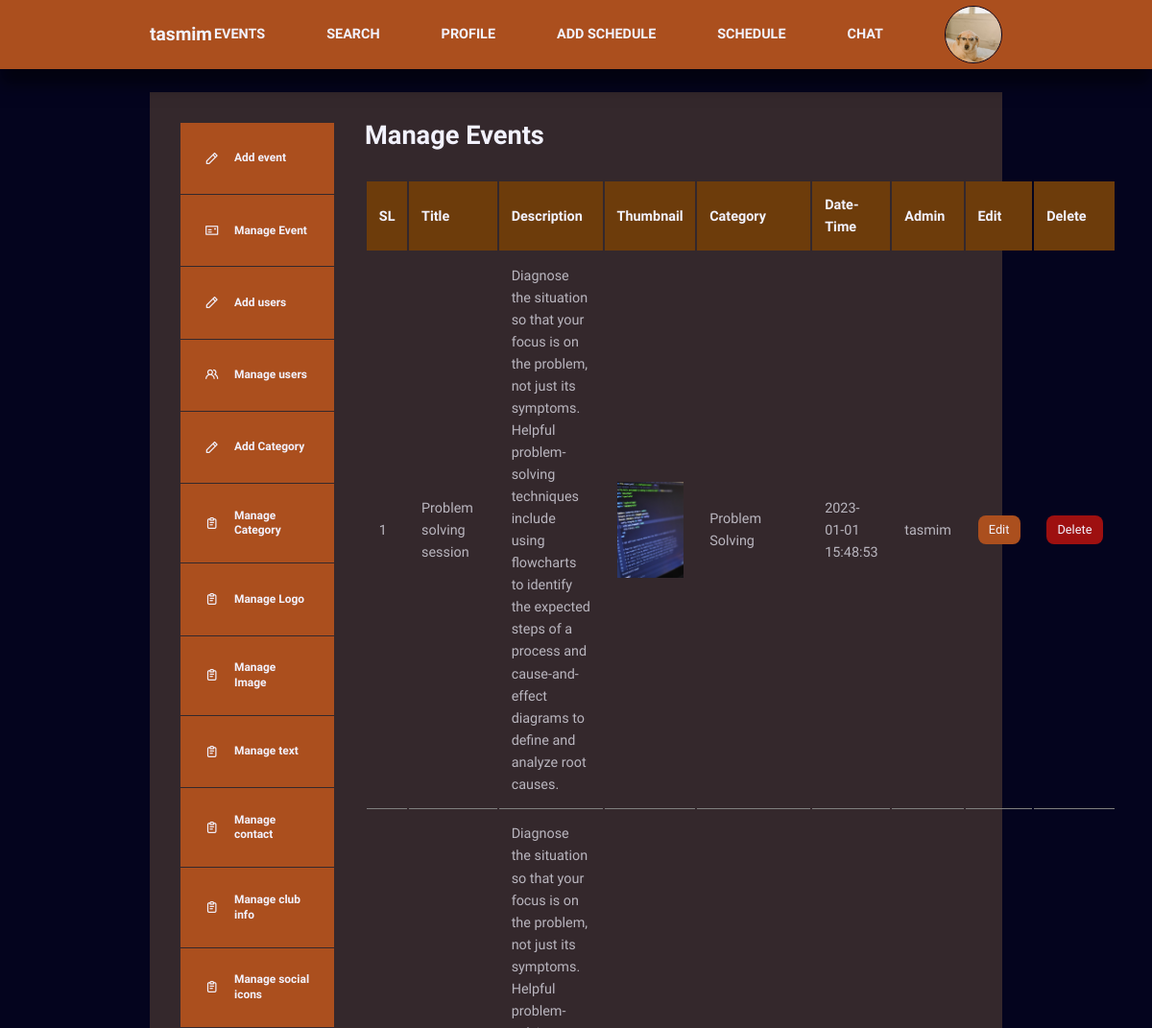
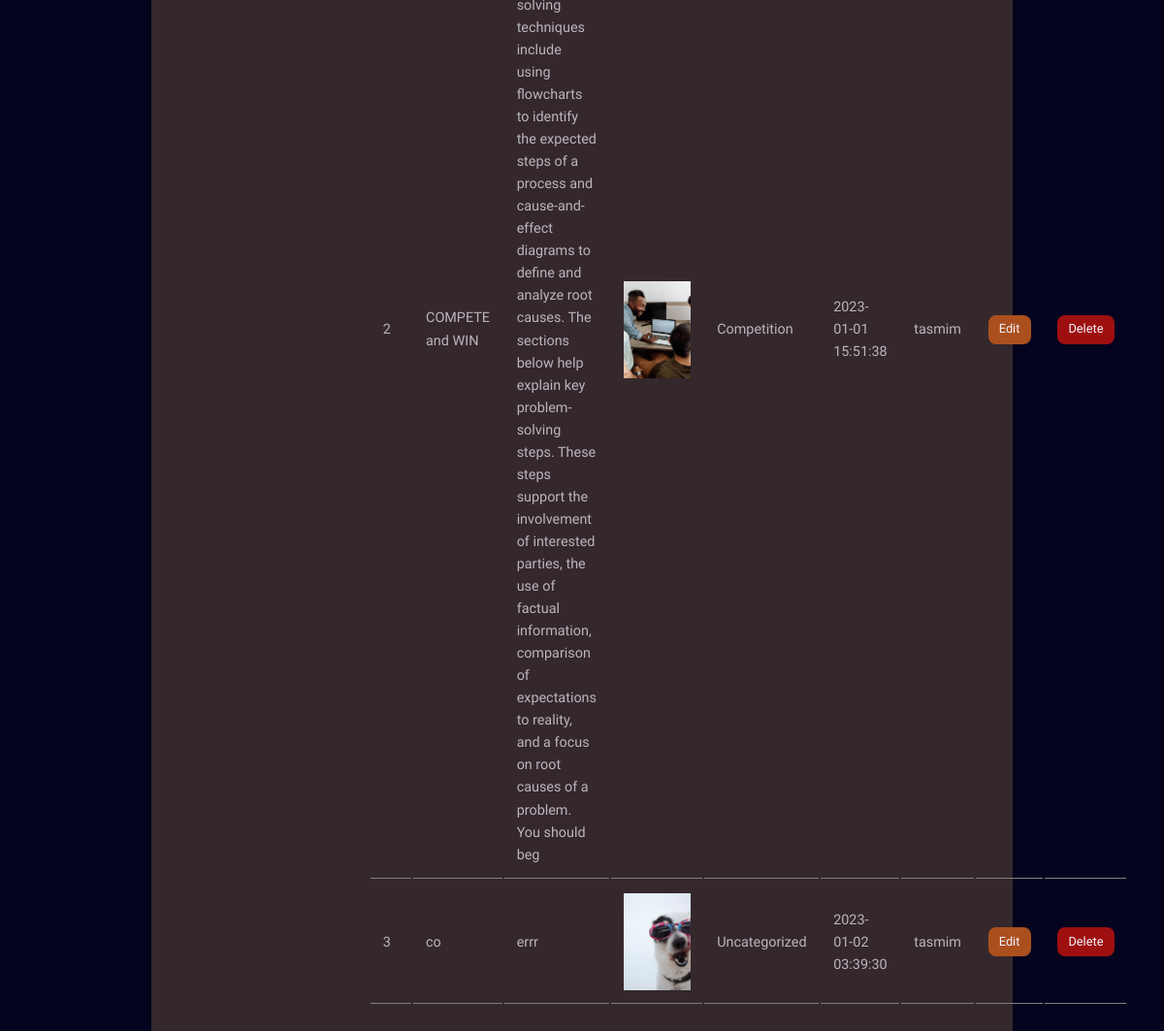
The page /dashboard_events.php (signed in) on the database its author committed (2 pictures, top to bottom).
### tables this page shows
CREATE TABLE `users` (
  `id` int(11) NOT NULL,
  `name` varchar(255) NOT NULL,
  `email` varchar(255) NOT NULL,
  `phone` bigint(255) NOT NULL,
  `password` varchar(255) NOT NULL,
  `user_type` varchar(255) NOT NULL,
  `photo` varchar(255) NOT NULL
);

CREATE TABLE `event_posts` (
  `id` int(11) NOT NULL,
  `title` varchar(255) NOT NULL,
  `description` varchar(500) NOT NULL,
  `thumbnail` varchar(255) NOT NULL,
  `date_time` timestamp NOT NULL DEFAULT current_timestamp(),
  `category_id` int(11) DEFAULT NULL,
  `admin_id` int(11) DEFAULT NULL,
  `is_featured` tinyint(1) NOT NULL
);

CREATE TABLE `category` (
  `id` int(11) NOT NULL,
  `title` varchar(255) NOT NULL,
  `description` varchar(255) NOT NULL
);

### dashboard_events.php (the view, shortened to what this page needs)
<?php
require 'header_one.php';
require 'db.php';
$select_event = "SELECT * FROM event_posts";
$select_event_res = mysqli_query($db_connection, $select_event);
?>
<section class="dashboard">
    <div class="container dashboard__container">
        <aside>
            <ul>
            <li><a href="add_events.php"><i class="uil uil-pen"></i>
                        <h5>Add event</h5>
                    </a></li>
                <li><a href="dashboard_events.php"><i class="uil uil-postcard"></i>
                        <h5>Manage Event</h5>
                    </a></li>
                <li><a href="add_user.php"><i class="uil uil-pen"></i>
                        <h5>Add users</h5>
                    </a></li>
                <li><a href="dashboard_user.php"><i class="uil uil-users-alt"></i>
                        <h5>Manage users</h5>
                    </a></li>
                <li><a href="add_category.php"><i class="uil uil-pen"></i>
                        <h5>Add Category</h5>
                    </a></li>
                <li><a href="dashboard_category.php"><i class="uil uil-clipboard-notes"></i>
                        <h5>Manage Category</h5>
                    </a></li>
                <li><a href="dashboard_logo.php"><i class="uil uil-clipboard-notes"></i>
                        <h5>Manage Logo</h5>
                    </a></li>
                    <li><a href="dashboard_image.php"><i class="uil uil-clipboard-notes"></i>
                        <h5>Manage Image</h5>
                    </a></li>
                    <li><a href="dashboard_text.php"><i class="uil uil-clipboard-notes"></i>
                        <h5>Manage text</h5>
                    </a></li>
                    <li><a href="dashboard_about.php"><i class="uil uil-clipboard-notes"></i>
                        <h5>Manage contact</h5>
                    </a></li>
                    <li><a href="about-club_dashboard.php"><i class="uil uil-clipboard-notes"></i>
                        <h5>Manage club info</h5>
                    </a></li>
                <li><a href="dashboard_social.php"><i class="uil uil-clipboard-notes"></i>
                        <h5>Manage social icons</h5>
                    </a></li>
            </ul>
        </aside>
        <main>
            <h2>Manage Events</h2>
            <table>
                <thead>
                    <tr>
                        <th>SL</th>
                        <th>Title</th>
                        <th>Description</th>
                        <th>Thumbnail</th>
                        <th>Category</th>
                        <th>Date-Time</th>
                        <th>Admin</th>
                        <th>Edit</th>
                        <th>Delete</th>
                    </tr>
                </thead>
                <tbody>
                    <?php foreach ($select_event_res as $key => $event) { ?>
                        <tr>
                            <td><?= $key + 1 ?></td>
                            <td><?= $event['title'] ?></td>
                            <td><?= $event['description'] ?></td>
                            <td><img width="100px" height="100px" src="./uploads/thumb/<?= $event['thumbnail'] ?>" alt=""></td>
                            <?php
                            $cat = $event['category_id'];
                            $c = "SELECT title FROM category WHERE category.id=$cat";
                            $cc = mysqli_query($db_connection, $c);
                            $ca = mysqli_fetch_assoc($cc);
                            ?>
                            <td><?= $ca['title'] ?></td>
                            <td><?= $event['date_time'] ?></td>
                            <?php
                            $admin = $event['admin_id'];
                            $admin_query = "SELECT name FROM users WHERE users.id=$admin";
                            $admin_res = mysqli_query($db_connection, $admin_query);
                            $aaa = mysqli_fetch_assoc($admin_res);
                            ?>
                            <td><?= $aaa['name'] ?></td>
                            <td><a href="edit_event.php?id=<?= $event['id'] ?>" class="btn sm">Edit</a></td>
                            <td><a href="delete_event.php?id=<?= $event['id'] ?>" class="btn danger">Delete</a></td>
                        </tr>
                    <?php } ?>
                </tbody>
            </table>
        </main>
    </div>
</section>

### header_one.php (shortened to what this page needs)
<?php
require 'db.php';
$profile_id = $_SESSION['id'];
$select_loggedin_user = "SELECT * FROM users WHERE id=$profile_id";
$select_loggedin_user_result = mysqli_query($db_connection,$select_loggedin_user);
$select_loggedin_user_result_after_assoc = mysqli_fetch_assoc($select_loggedin_user_result);
?>
<!DOCTYPE html>
<html lang="en">
<head>
    <link rel="stylesheet" href="./style2.css">
    <link rel="stylesheet" href="https://unicons.iconscout.com/release/v4.0.0/css/line.css">
</head>
<body>
 <nav>
    <div class="container nav__container">
        <a href="index.html" class="nav__logo"><?=$select_loggedin_user_result_after_assoc['name']?></a>
        <ul class="nav__items">
            <li><a href="events.php"><b>EVENTS</b></a></li>
            <li><a href="user_search.php"><b>SEARCH</b></a></li>
            <li><a href="user_profile.php"><b>PROFILE</b></a></li>
            <li><a href="schedule_form.php"><b>ADD SCHEDULE</b></a></li>
            <li><a href="schedule_dashboard.php"><b>SCHEDULE</b></a></li>
            <li><a href="chat.php?id=<?=$profile_id?>"><b>CHAT</b></a></li>
            <li class="nav__profile">
                <div class="avater">
                <?php
                    if($select_loggedin_user_result_after_assoc['photo']==null){?>
                    <img src="./images/photo.jpg">
                    <?php }else{?>
                        <img width="60px" height="60px"  src="./uploads/profile_pic/<?=$select_loggedin_user_result_after_assoc['photo'] ?>" alt="">
                    <?php }?>
                </div>
            </li>
        </ul>
    </div>
</nav>

### style2.css (style rules this page uses)
:root { --color-primary:#ab4f1e; --color-primary-light:hsl(21, 79%, 19%); --color-red:rgb(158, 16, 16); --color-red-light:hsla(4, 78%, 49%, 0.433); --color-green:#00c476; --color-green-light:rgba(223, 123, 36, 0.15); --color-gray-900:#34282C; --color-gray-700:#6d3c0b; --color-gray-300:rgba(242,242,254,0.3); --color-gray-200:rgba(242,242,254,0.7); --color-white:#f2f2fe; --color-bg:#04041e; --border:#C19A6B; --danger:#f44d16; --transition:all 1000ms ease; --container-width-lg:74%; --container-width-md:88%; --form-width:40%; --card-border-radius-1:0.3rem; --card-border-radius-2:0.5rem; --card-border-radius-3:0.8rem; --card-border-radius-4:2rem; --card-border-radius-5:5rem; }
* { margin: 0; padding: 0; outline: 0; border: 0; appearance: 0; list-style: none; text-decoration: none; box-sizing: border-box; }
body { font-family: 'Montserrat Alternates', sans-serif; line-height: 1.6; color: var(--color-gray-200); overflow-x: hidden; background: var(--color-bg); font-size: 0.9rem; }
.container { width: var(--container-width-lg); max-width: 1800px; margin-inline: auto; }
section { margin-top: 3rem; width: 100vw; }
h1,h2,h3,h4,h5 { color: var(--color-white); line-height: 1.3; }
h2 { font-size: 1.7rem; margin: 1rem 0; }
a { color: var(--color-white); transition: var(--transition); }
img { display: block; width: 100%; object-fit: cover; }
nav { background: var(--color-primary); width: 100vw; height: 4.5rem; position: fixed; top: 0; z-index: 10; box-shadow: 0 1rem 1rem rgb(0, 0, 0,0.5); }
.nav__container { height: 100%; display: flex; align-items: center; justify-content: space-between; }
.avater { width:60px; aspect-ratio: 1/1; border-radius: 50%; overflow: hidden; border: 0.1rem solid var(--color-bg); }
.nav__logo { font-weight: 600; font-size: 1.2rem; }
.nav__items { display: flex; align-items: center; gap: 4rem; }
.nav__profile { position: relative; cursor: pointer; }
.btn { display: inline-block; width: fit-content;padding: 0.6rem 1.2rem; background: var(--color-primary); border-radius: var(--card-border-radius-2); cursor: pointer; transition: var(--transition); color: var(--color-white); }
.btn.sm { padding: 0.3rem 0.7rem; font-size: 0.8rem; }
.btn.danger { background: var(--color-red); padding: 0.3rem 0.7rem; font-size: 0.8rem; }
.dashboard { margin-top: 6rem; }
.dashboard__container { display: grid; grid-template-columns: 10rem auto; gap: 1rem; background: var(--color-gray-900); padding: 2rem; margin-bottom: 5rem; }
.dashboard aside a { background: var(--color-primary); display: flex; gap: 1rem; align-items: center; padding: 1.6rem; }
.dashboard aside ul li:not(:last-child) a { border-bottom: 1px solid var(--color-gray-900); }
.dashboard main { margin-left: 1rem; }
.dashboard main h2 { margin: 0 0 2rem 0; line-height: 1; }
.dashboard main table { width: 100%; text-align: left; }
.dashboard main table th { background: var(--color-gray-700); padding: 0.8rem; color: var(--color-white); }
.dashboard main table td { padding: 0.8rem; border-bottom: 1px solid gray; }

### rows shown on the page
users: name "tasmim", photo (picture)
event_posts: title "Problem solving session", description "Diagnose the situation so that your focus is on the problem, not just its symptoms. Helpful problem-solving techniques include using flowcharts to identify the expected steps of a process and cause-and-effect diagrams to define and analyze root causes.", thumbnail (picture), category.title "Problem Solving", date_time "2023-01-01 15:48:53", admin.name "tasmim"
event_posts: title "COMPETE and WIN", description "Diagnose the situation so that your focus is on the problem, not just its symptoms. Helpful problem-solving techniques include using flowcharts to identify the expected steps of a process and cause-and-effect diagrams to define and analyze root causes. The sections below help explain key problem-solving steps. These steps support the involvement of interested parties, the use of factual information, comparison of expectations to reality, and a focus on root causes of a problem. You should beg", thumbnail (picture), category.title "Competition", date_time "2023-01-01 15:51:38", admin.name "tasmim"
event_posts: title "co", description "errr", thumbnail (picture), category.title "Uncategorized", date_time "2023-01-02 03:39:30", admin.name "tasmim"
